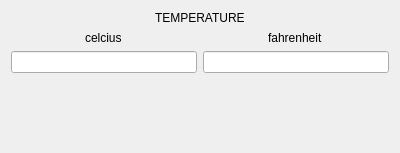
<?xml version="1.0" encoding="UTF-8"?>
<ui version="4.0">
 <class>TemperatureWidget</class>
 <widget class="QFrame" name="TemperatureWidget">
  <property name="geometry">
   <rect>
    <x>0</x>
    <y>0</y>
    <width>400</width>
    <height>153</height>
   </rect>
  </property>
  <property name="windowTitle">
   <string>Frame</string>
  </property>
  <layout class="QGridLayout" name="gridLayout">
   <item row="1" column="1" alignment="Qt::AlignHCenter">
    <widget class="QLabel" name="fahrlabel">
     <property name="text">
      <string>fahrenheit</string>
     </property>
    </widget>
   </item>
   <item row="1" column="0" alignment="Qt::AlignHCenter">
    <widget class="QLabel" name="celclabel">
     <property name="text">
      <string>celcius</string>
     </property>
    </widget>
   </item>
   <item row="2" column="0">
    <widget class="QLineEdit" name="celcline">
     <property name="sizePolicy">
      <sizepolicy hsizetype="Preferred" vsizetype="Fixed">
       <horstretch>0</horstretch>
       <verstretch>0</verstretch>
      </sizepolicy>
     </property>
     <property name="text">
      <string/>
     </property>
    </widget>
   </item>
   <item row="0" column="0" colspan="2" alignment="Qt::AlignHCenter">
    <widget class="QLabel" name="label">
     <property name="text">
      <string>TEMPERATURE</string>
     </property>
    </widget>
   </item>
   <item row="2" column="1">
    <widget class="QLineEdit" name="fahrline">
     <property name="sizePolicy">
      <sizepolicy hsizetype="Preferred" vsizetype="Fixed">
       <horstretch>0</horstretch>
       <verstretch>0</verstretch>
      </sizepolicy>
     </property>
     <property name="text">
      <string/>
     </property>
    </widget>
   </item>
   <item row="3" column="1">
    <spacer name="verticalSpacer">
     <property name="orientation">
      <enum>Qt::Vertical</enum>
     </property>
     <property name="sizeHint" stdset="0">
      <size>
       <width>20</width>
       <height>40</height>
      </size>
     </property>
    </spacer>
   </item>
  </layout>
 </widget>
 <tabstops>
  <tabstop>celcline</tabstop>
  <tabstop>fahrline</tabstop>
 </tabstops>
 <resources/>
 <connections/>
</ui>
